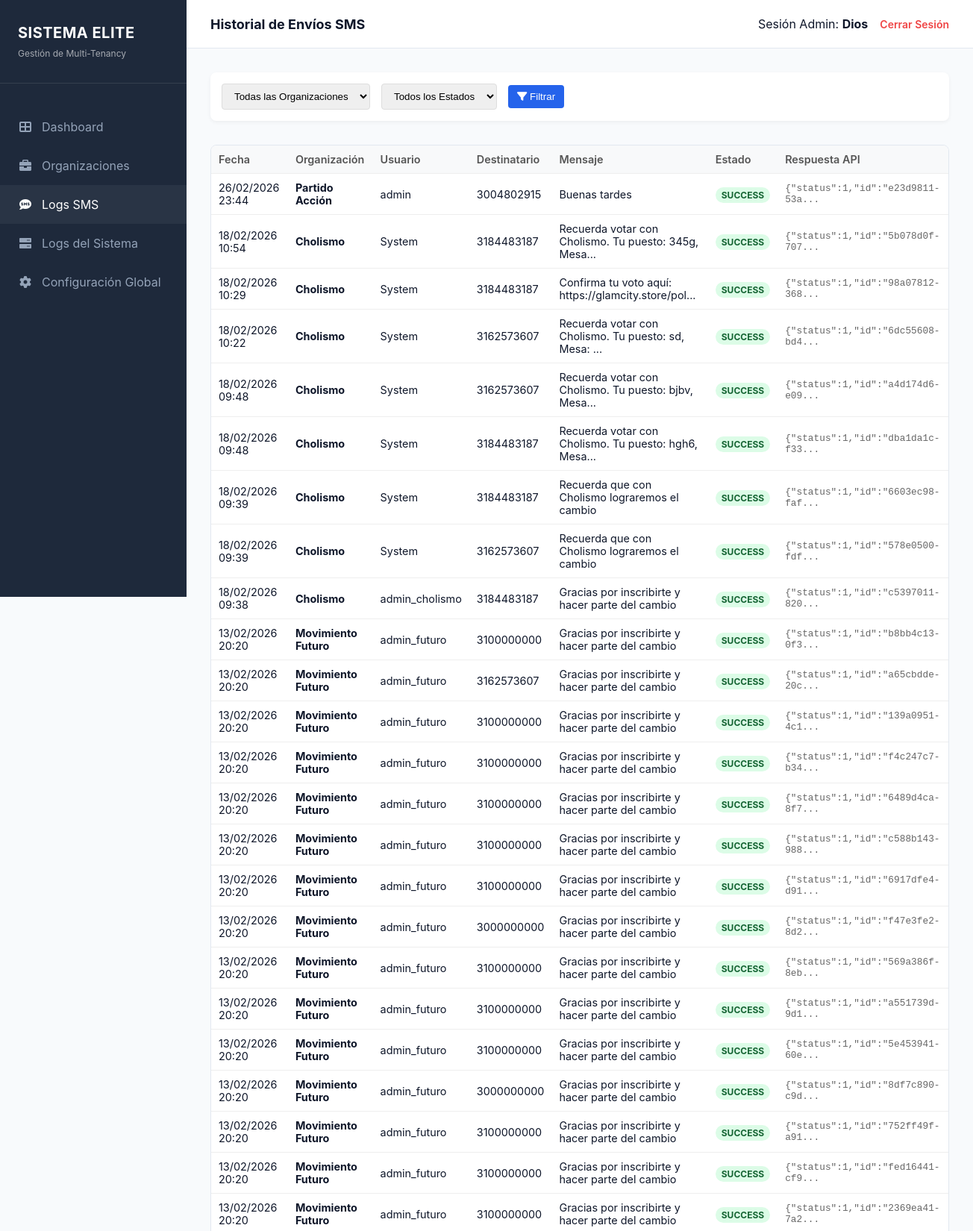
/superadmin_logs.php (signed in, upper part), run on the app's committed database.
### tables this page shows
CREATE TABLE `sms_logs` (
  `id` int NOT NULL,
  `organizacion_id` int DEFAULT NULL,
  `user_id` int DEFAULT NULL,
  `recipient_phone` varchar(20) DEFAULT NULL,
  `message` text,
  `status` varchar(20) DEFAULT 'success',
  `response_data` text,
  `created_at` timestamp NULL DEFAULT CURRENT_TIMESTAMP
);

CREATE TABLE `organizaciones` (
  `id` int NOT NULL,
  `nombre_organizacion` varchar(100) NOT NULL,
  `status` varchar(20) DEFAULT 'active',
  `created_at` timestamp NULL DEFAULT CURRENT_TIMESTAMP
);

CREATE TABLE `users` (
  `id` int NOT NULL,
  `username` varchar(50) NOT NULL,
  `password` varchar(255) NOT NULL,
  `name` varchar(100) DEFAULT NULL,
  `role` varchar(20) DEFAULT 'user',
  `onurix_client` varchar(100) DEFAULT NULL,
  `onurix_key` varchar(100) DEFAULT NULL,
  `organizacion_id` int DEFAULT '1',
  `created_at` timestamp NULL DEFAULT CURRENT_TIMESTAMP
);

### superadmin_logs.php (the view, shortened to what this page needs)
<?php
require_once 'config.php';
$page = isset($_GET['page']) ? (int)$_GET['page'] : 1;
$limit = 50;
$offset = ($page - 1) * $limit;
$params = [];
$whereSQL = "";
try {
    $sql = "
        SELECT l.*, o.nombre_organizacion, u.username
        FROM sms_logs l
        LEFT JOIN organizaciones o ON l.organizacion_id = o.id
        LEFT JOIN users u ON l.user_id = u.id
        $whereSQL
        ORDER BY l.created_at DESC
        LIMIT $limit OFFSET $offset
    ";
    $stmt = $pdo->prepare($sql);
    $stmt->execute($params);
    $logs = $stmt->fetchAll(PDO::FETCH_ASSOC);
}
catch (Exception $e) {
    $error = "Error al cargar logs: " . $e->getMessage();
}
?>
<!DOCTYPE html>
<html lang="es">
<head>
    <link rel="stylesheet" href="assets/css/superadmin.css">
    <link rel="stylesheet" href="https://cdnjs.cloudflare.com/ajax/libs/font-awesome/6.0.0/css/all.min.css">
</head>
<body>
    <div class="superadmin-layout">
        <aside class="super-sidebar">
            <div class="super-sidebar-header">
                <h2>SISTEMA ELITE</h2>
                <div style="font-size: 0.75rem; opacity: 0.6; margin-top: 0.5rem;">Gestión de Multi-Tenancy</div>
            </div>
            <nav class="super-nav">
                <a href="superadmin_dashboard.php" class="super-nav-item">
                    <i class="fas fa-th-large"></i> Dashboard
                </a>
                <a href="superadmin_organizations.php" class="super-nav-item">
                    <i class="fas fa-briefcase"></i> Organizaciones
                </a>
                <a href="superadmin_logs.php" class="super-nav-item active">
                    <i class="fas fa-sms"></i> Logs SMS
                </a>
                <a href="superadmin_system_logs.php" class="super-nav-item">
                    <i class="fas fa-server"></i> Logs del Sistema
                </a>
                <a href="superadmin_config.php" class="super-nav-item">
                    <i class="fas fa-cog"></i> Configuración Global
                </a>
            </nav>
        </aside>
        <main class="super-main-content">
            <div class="super-topbar">
                <h1>Historial de Envíos SMS</h1>
                <div class="super-user-info">
                    <span>Sesión Admin: <strong>Dios</strong></span>
                    <a href="logout.php" class="btn-logout-super">Cerrar Sesión</a>
                </div>
            </div>
            <div class="super-content-area">
                <form class="filter-bar" method="GET">
                    <select name="org_id">
                        <option value="">Todas las Organizaciones</option>
                    </select>
                    <select name="status">
                        <option value="">Todos los Estados</option>
                    </select>
                    <button type="submit"><i class="fas fa-filter"></i> Filtrar</button>
                </form>
                <div class="orgs-table-container">
                    <?php if (empty($logs)): ?>
                    <div style="padding: 20px; text-align: center; color: #666;">No hay registros de SMS encontrados.
                    </div>
                    <?php
else: ?>
                    <table class="log-table">
                        <thead>
                            <tr>
                                <th>Fecha</th>
                                <th>Organización</th>
                                <th>Usuario</th>
                                <th>Destinatario</th>
                                <th>Mensaje</th>
                                <th>Estado</th>
                                <th>Respuesta API</th>
                            </tr>
                        </thead>
                        <tbody>
                            <?php foreach ($logs as $log): ?>
                            <tr>
                                <td>
                                    <?php echo date('d/m/Y H:i', strtotime($log['created_at'])); ?>
                                </td>
                                <td><strong>
                                        <?php echo htmlspecialchars($log['nombre_organizacion'] ?? 'N/A'); ?>
                                    </strong></td>
                                <td>
                                    <?php echo htmlspecialchars($log['username'] ?? 'System'); ?>
                                </td>
                                <td>
                                    <?php echo htmlspecialchars($log['recipient_phone']); ?>
                                </td>
                                <td title="<?php echo htmlspecialchars($log['message']); ?>">
                                    <?php echo htmlspecialchars(substr($log['message'], 0, 50)) . (strlen($log['message']) > 50 ? '...' : ''); ?>
                                </td>
                                <td>
                                    <span class="status-badge status-<?php echo $log['status']; ?>">
                                        <?php echo $log['status']; ?>
                                    </span>
                                </td>
                                <td style="font-family: monospace; font-size: 0.8rem; color: #666;">
                                    <?php echo htmlspecialchars(substr($log['response_data'], 0, 30)); ?>...
                                </td>
                            </tr>
                            <?php
    endforeach; ?>
                        </tbody>
                    </table>
                    <?php
endif; ?>
                </div>
            </div>
        </main>
    </div>
</body>
</html>

### assets/css/superadmin.css (style rules this page uses)
:root { --bg-light: #f8fafc; --sidebar-bg: #1e293b; --primary-blue: #2563eb; --text-dark: #0f172a; --text-muted: #64748b; --border-color: #e2e8f0; }
body { margin: 0; font-family: 'Inter', 'Segoe UI', system-ui, sans-serif; background: var(--bg-light); color: var(--text-dark); }
.superadmin-layout { display: flex; min-height: 100vh; }
.super-sidebar { width: 250px; background: var(--sidebar-bg); color: white; position: fixed; height: 100vh; z-index: 100; }
.super-sidebar-header { padding: 2rem 1.5rem; border-bottom: 1px solid rgba(255, 255, 255, 0.1); }
.super-sidebar-header h2 { margin: 0; font-size: 1.25rem; font-weight: 700; letter-spacing: 0.5px; }
.super-nav { margin-top: 2rem; }
.super-nav-item { display: flex; align-items: center; padding: 1rem 1.5rem; color: #94a3b8; text-decoration: none; transition: all 0.2s ease; }
.super-nav-item:hover, .super-nav-item.active { background: rgba(255, 255, 255, 0.05); color: white; }
.super-nav-item i { margin-right: 0.75rem; width: 20px; text-align: center; }
.super-main-content { margin-left: 250px; flex: 1; }
.super-topbar { background: white; height: 64px; display: flex; align-items: center; justify-content: space-between; padding: 0 2rem; border-bottom: 1px solid var(--border-color); }
.super-topbar h1 { font-size: 1.125rem; margin: 0; }
.super-user-info { display: flex; align-items: center; }
.btn-logout-super { margin-left: 1rem; color: #ef4444; text-decoration: none; font-size: 0.875rem; font-weight: 600; }
.super-content-area { padding: 2rem; }
.orgs-table-container { background: white; border-radius: 0.5rem; border: 1px solid var(--border-color); margin-top: 2rem; overflow: hidden; }

### superadmin_logs.php (style rules this page uses)
.log-table { width: 100%; border-collapse: collapse; font-size: 0.9rem; }
.log-table th, .log-table td { padding: 10px; border-bottom: 1px solid #eee; text-align: left; }
.log-table th { background-color: #f8f9fa; font-weight: 600; color: #555; }
.status-badge { padding: 3px 8px; border-radius: 12px; font-size: 0.75rem; text-transform: uppercase; font-weight: bold; }
.status-success { background: #dcfce7; color: #166534; }
.filter-bar { background: white; padding: 15px; border-radius: 8px; box-shadow: 0 2px 5px rgba(0, 0, 0, 0.05); margin-bottom: 20px; display: flex; gap: 15px; align-items: center; }
.filter-bar select, .filter-bar button { padding: 8px 12px; border: 1px solid #ddd; border-radius: 4px; }
.filter-bar button { background: #2563eb; color: white; border: none; cursor: pointer; }

### data on the page
sms_logs: created_at "26/02/2026 23:44", organizacion.nombre_organizacion "Partido Acción", user.username "admin", recipient_phone "3004802915", message "Buenas tardes", status "SUCCESS", response_data "{\"status\":1,\"id\":\"e23d9811-53a"
sms_logs: created_at "18/02/2026 10:54", organizacion.nombre_organizacion "Cholismo", username "System", recipient_phone "3184483187", message "Recuerda votar con Cholismo. Tu puesto: 345g, Mesa", status "SUCCESS", response_data "{\"status\":1,\"id\":\"5b078d0f-707"
sms_logs: created_at "18/02/2026 10:29", organizacion.nombre_organizacion "Cholismo", username "System", recipient_phone "3184483187", message "Confirma tu voto aquí: https://glamcity.store/pol", status "SUCCESS", response_data "{\"status\":1,\"id\":\"98a07812-368"
sms_logs: created_at "18/02/2026 10:22", organizacion.nombre_organizacion "Cholismo", username "System", recipient_phone "3162573607", message "Recuerda votar con Cholismo. Tu puesto: sd, Mesa:", status "SUCCESS", response_data "{\"status\":1,\"id\":\"6dc55608-bd4"
sms_logs: created_at "18/02/2026 09:48", organizacion.nombre_organizacion "Cholismo", username "System", recipient_phone "3162573607", message "Recuerda votar con Cholismo. Tu puesto: bjbv, Mesa", status "SUCCESS", response_data "{\"status\":1,\"id\":\"a4d174d6-e09"
sms_logs: created_at "18/02/2026 09:48", organizacion.nombre_organizacion "Cholismo", username "System", recipient_phone "3184483187", message "Recuerda votar con Cholismo. Tu puesto: hgh6, Mesa", status "SUCCESS", response_data "{\"status\":1,\"id\":\"dba1da1c-f33"
sms_logs: created_at "18/02/2026 09:39", organizacion.nombre_organizacion "Cholismo", username "System", recipient_phone "3184483187", message "Recuerda que con Cholismo lograremos el cambio", status "SUCCESS", response_data "{\"status\":1,\"id\":\"6603ec98-faf"
sms_logs: created_at "18/02/2026 09:39", organizacion.nombre_organizacion "Cholismo", username "System", recipient_phone "3162573607", message "Recuerda que con Cholismo lograremos el cambio", status "SUCCESS", response_data "{\"status\":1,\"id\":\"578e0500-fdf"
sms_logs: created_at "18/02/2026 09:38", organizacion.nombre_organizacion "Cholismo", user.username "admin_cholismo", recipient_phone "3184483187", message "Gracias por inscribirte y hacer parte del cambio", status "SUCCESS", response_data "{\"status\":1,\"id\":\"c5397011-820"
sms_logs: created_at "13/02/2026 20:20", organizacion.nombre_organizacion "Movimiento Futuro", user.username "admin_futuro", recipient_phone "3100000000", message "Gracias por inscribirte y hacer parte del cambio", status "SUCCESS", response_data "{\"status\":1,\"id\":\"b8bb4c13-0f3"
sms_logs: created_at "13/02/2026 20:20", organizacion.nombre_organizacion "Movimiento Futuro", user.username "admin_futuro", recipient_phone "3162573607", message "Gracias por inscribirte y hacer parte del cambio", status "SUCCESS", response_data "{\"status\":1,\"id\":\"a65cbdde-20c"
sms_logs: created_at "13/02/2026 20:20", organizacion.nombre_organizacion "Movimiento Futuro", user.username "admin_futuro", recipient_phone "3100000000", message "Gracias por inscribirte y hacer parte del cambio", status "SUCCESS", response_data "{\"status\":1,\"id\":\"139a0951-4c1"
sms_logs: created_at "13/02/2026 20:20", organizacion.nombre_organizacion "Movimiento Futuro", user.username "admin_futuro", recipient_phone "3100000000", message "Gracias por inscribirte y hacer parte del cambio", status "SUCCESS", response_data "{\"status\":1,\"id\":\"f4c247c7-b34"
sms_logs: created_at "13/02/2026 20:20", organizacion.nombre_organizacion "Movimiento Futuro", user.username "admin_futuro", recipient_phone "3100000000", message "Gracias por inscribirte y hacer parte del cambio", status "SUCCESS", response_data "{\"status\":1,\"id\":\"6489d4ca-8f7"
sms_logs: created_at "13/02/2026 20:20", organizacion.nombre_organizacion "Movimiento Futuro", user.username "admin_futuro", recipient_phone "3100000000", message "Gracias por inscribirte y hacer parte del cambio", status "SUCCESS", response_data "{\"status\":1,\"id\":\"c588b143-988"
sms_logs: created_at "13/02/2026 20:20", organizacion.nombre_organizacion "Movimiento Futuro", user.username "admin_futuro", recipient_phone "3100000000", message "Gracias por inscribirte y hacer parte del cambio", status "SUCCESS", response_data "{\"status\":1,\"id\":\"6917dfe4-d91"
sms_logs: created_at "13/02/2026 20:20", organizacion.nombre_organizacion "Movimiento Futuro", user.username "admin_futuro", recipient_phone "3000000000", message "Gracias por inscribirte y hacer parte del cambio", status "SUCCESS", response_data "{\"status\":1,\"id\":\"f47e3fe2-8d2"
sms_logs: created_at "13/02/2026 20:20", organizacion.nombre_organizacion "Movimiento Futuro", user.username "admin_futuro", recipient_phone "3100000000", message "Gracias por inscribirte y hacer parte del cambio", status "SUCCESS", response_data "{\"status\":1,\"id\":\"569a386f-8eb"
sms_logs: created_at "13/02/2026 20:20", organizacion.nombre_organizacion "Movimiento Futuro", user.username "admin_futuro", recipient_phone "3100000000", message "Gracias por inscribirte y hacer parte del cambio", status "SUCCESS", response_data "{\"status\":1,\"id\":\"a551739d-9d1"
sms_logs: created_at "13/02/2026 20:20", organizacion.nombre_organizacion "Movimiento Futuro", user.username "admin_futuro", recipient_phone "3100000000", message "Gracias por inscribirte y hacer parte del cambio", status "SUCCESS", response_data "{\"status\":1,\"id\":\"5e453941-60e"
sms_logs: created_at "13/02/2026 20:20", organizacion.nombre_organizacion "Movimiento Futuro", user.username "admin_futuro", recipient_phone "3000000000", message "Gracias por inscribirte y hacer parte del cambio", status "SUCCESS", response_data "{\"status\":1,\"id\":\"8df7c890-c9d"
sms_logs: created_at "13/02/2026 20:20", organizacion.nombre_organizacion "Movimiento Futuro", user.username "admin_futuro", recipient_phone "3100000000", message "Gracias por inscribirte y hacer parte del cambio", status "SUCCESS", response_data "{\"status\":1,\"id\":\"752ff49f-a91"
sms_logs: created_at "13/02/2026 20:20", organizacion.nombre_organizacion "Movimiento Futuro", user.username "admin_futuro", recipient_phone "3100000000", message "Gracias por inscribirte y hacer parte del cambio", status "SUCCESS", response_data "{\"status\":1,\"id\":\"fed16441-cf9"
sms_logs: created_at "13/02/2026 20:20", organizacion.nombre_organizacion "Movimiento Futuro", user.username "admin_futuro", recipient_phone "3100000000", message "Gracias por inscribirte y hacer parte del cambio", status "SUCCESS", response_data "{\"status\":1,\"id\":\"2369ea41-7a2"
